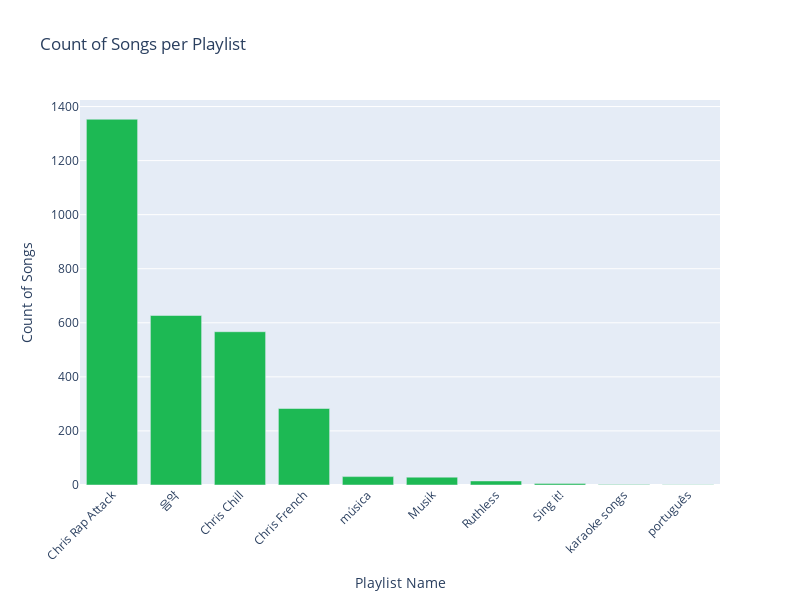

The notebook cell this image was saved under:
### Code cell
# Create a bar graph that shows the count of songs on each playlist
fig = px.bar(playlists['name'].value_counts(),
             labels={'index': 'Playlist Name', 'value': 'Count'},
             title='Count of Songs per Playlist')
fig.update_layout(xaxis_title='Playlist Name', yaxis_title='Count of Songs', xaxis_tickangle=-45, height=600, width=800, showlegend=False)
fig.update_traces(marker_color='#1DB954', hovertemplate='Count: %{y}<br>Playlist: %{x}')
fig.show()

### Figure 1 — Plotly figure (JSON) as saved in the notebook; plotly's stock layout.template omitted (floating-point values rounded to 4 significant figures)
{"data": [{"alignmentgroup": "True", "hovertemplate": "Count: %{y}<br>Playlist: %{x}", "legendgroup": "count", "marker": {"color": "#1DB954", "pattern": {"shape": ""}}, "name": "count", "offsetgroup": "count", "orientation": "v", "showlegend": true, "textposition": "auto", "type": "bar", "x": ["Chris Rap Attack", "음악", "Chris Chill", "Chris French", "música", "Musik", "Ruthless", "Sing it!", "karaoke songs", "português"], "xaxis": "x", "y": [1353, 627, 567, 283, 31, 29, 15, 6, 2, 1], "yaxis": "y"}], "layout": {"barmode": "relative", "height": 600, "legend": {"title": {"text": "variable"}, "tracegroupgap": 0}, "showlegend": false, "title": {"text": "Count of Songs per Playlist"}, "width": 800, "xaxis": {"anchor": "y", "autorange": true, "domain": [0, 1], "range": [-0.5, 9.5], "tickangle": -45, "title": {"text": "Playlist Name"}, "type": "category"}, "yaxis": {"anchor": "x", "autorange": true, "domain": [0, 1], "range": [0, 1424.0], "title": {"text": "Count of Songs"}, "type": "linear"}}}
